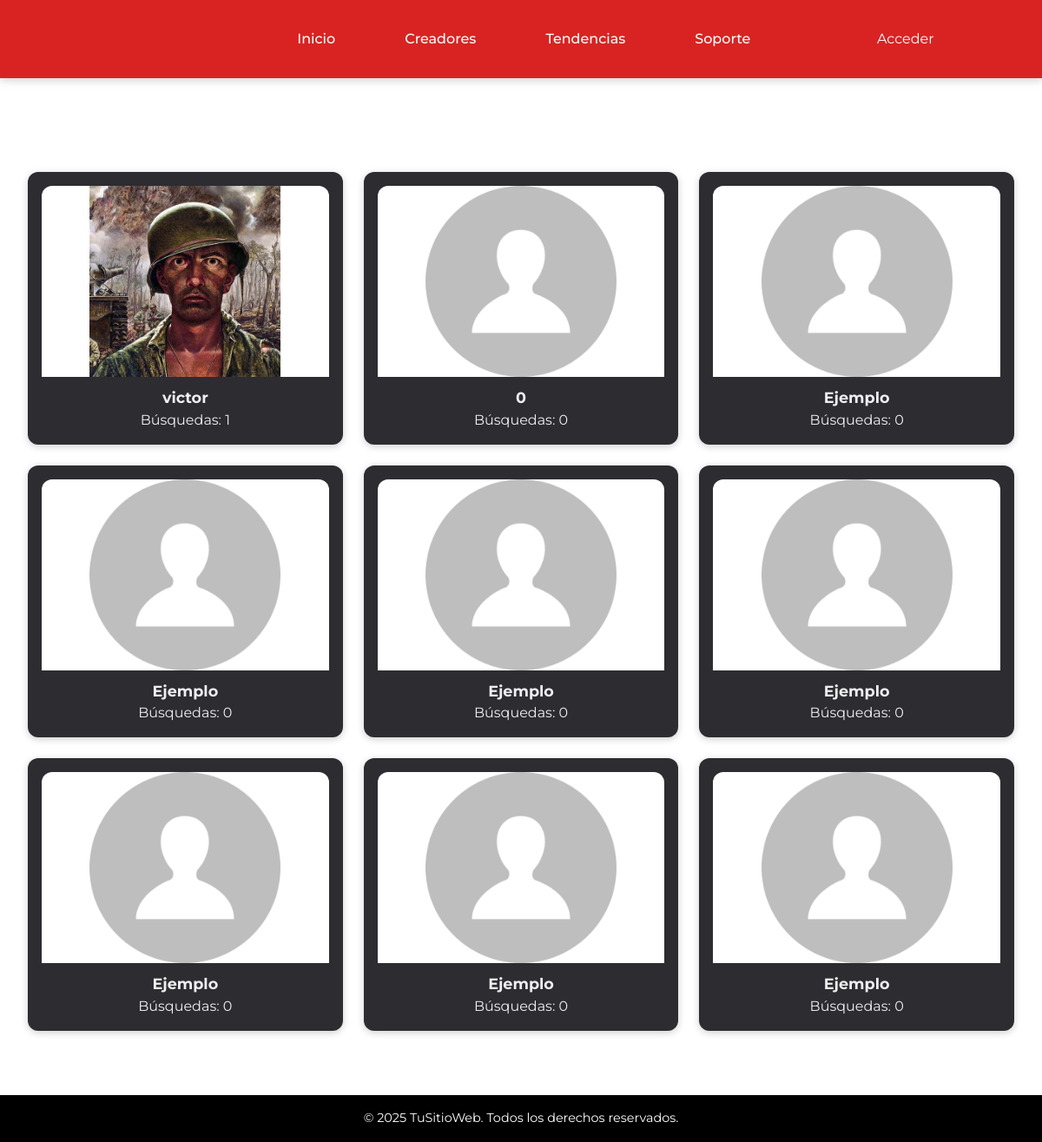
The app's page /Tendencias.php with its own data.
### tables this page shows
CREATE TABLE `usuarios` (
  `idusuarios` int(11) NOT NULL,
  `nombre` varchar(200) NOT NULL,
  `usuario` varchar(30) NOT NULL,
  `correo` varchar(100) NOT NULL,
  `foto_perfil` varchar(200) NOT NULL,
  `contraseña` varchar(100) NOT NULL,
  `busquedas` int(11) NOT NULL
);

### Tendencias.php (the view, shortened to what this page needs)
<?php
include("php/conexion.php");
$sql = "SELECT usuario, nombre, correo, foto_perfil, busquedas
        FROM usuarios
        ORDER BY busquedas DESC
        LIMIT 9";
$resultado = mysqli_query($conexion, $sql);
$usuarios = mysqli_fetch_all($resultado, MYSQLI_ASSOC);
?>
<!DOCTYPE html>
<html lang="es">
<head>
  <link rel="stylesheet" href="css/style.css" />
</head>
<body>
  <header>
    <ul class="navbar">
      <li><a href="main.php">Inicio</a></li>
      <li><a href="Creadores.php">Creadores</a></li>
      <li><a href="Tendencias.php" class="inicio-activo">Tendencias</a></li>
      <li><a href="Soporte.php">Soporte</a></li>
    </ul>
    <?php if (isset($_SESSION['id_usuario'])): ?>
      <a href="Cuenta.php" class="btnlogin">Cuenta</a>
    <?php else: ?>
      <a href="Login.php" class="btnlogin">Acceder</a>
    <?php endif; ?>
  </header>
  <main class="search-content">
    <section class="usuarios-grid">
      <?php
        $min_cards = 9;
        $usuarios_count = count($usuarios);
        for ($i = 0; $i < $min_cards; $i++) {
          if ($i < $usuarios_count) {
            $usuario = $usuarios[$i];
      ?>
        <div class="usuario-card">
          <div class="usuario-imagen">
            <img src="<?= !empty($usuario['foto_perfil']) ? 'uploads/' . htmlspecialchars($usuario['foto_perfil']) : 'img/avatar.png' ?>" alt="Perfil de <?= htmlspecialchars($usuario['usuario']) ?>">
          </div>
          <h3 class="usuario-nombre"><?= htmlspecialchars($usuario['usuario']) ?></h3>
          <p class="usuario-busquedas">Búsquedas: <?= (int)$usuario['busquedas'] ?></p>
        </div>
      <?php
          } else {
      ?>
        <div class="usuario-card">
          <div class="usuario-imagen">
            <img src="img/avatar.png" alt="Ejemplo de perfil">
          </div>
          <h3 class="usuario-nombre">Ejemplo</h3>
          <p class="usuario-busquedas">Búsquedas: 0</p>
        </div>
      <?php
          }
        }
      ?>
    </section>
  </main>
</body>
<footer class="custom-footer">
  <div class="custom-footer-container">
    <p class="custom-footer-text">&copy; <?= date('Y') ?> TuSitioWeb. Todos los derechos reservados.</p>
  </div>
</footer>
</html>

### css/style.css (style rules this page uses)
* { font-family: "Montserrat", sans-serif; margin: 0; padding: 0; box-sizing: border-box; list-style: none; text-decoration: none; scroll-padding-top: 2rem; scroll-behavior: smooth; }
:root { --main-color: #d92323; --text-color: white; --bg-color: black; }
body { background: var(--text-color); color: var(--bg-color); min-height: 100vh; line-height: 1.5; }
header { position: fixed; width: 100%; top: 0; right: 0; z-index: 1000; display: flex; align-items: center; justify-content: space-between; padding: 20px 100px; transition: 0.5s ease; background: var(--main-color); box-shadow: 0 2px 10px rgba(0, 0, 0, 0.2); }
.navbar { display: flex; column-gap: 5rem; }
.navbar li { position: relative; }
.navbar a { font-size: 1rem; font-weight: 500; position: relative; color: var(--text-color); }
.navbar a::after { content: ""; position: absolute; left: 0; bottom: -4px; width: 0%; height: 2px; background: var(--bg-color); transition: width 0.2s linear; }
.btnlogin { padding: 0.7rem 1.4rem; color: var(--text-color); font-weight: 400; border-radius: 0.5rem; position: relative; border: 2px solid transparent; transition: color 0.3s ease, border-color 0.3s ease; }
.usuarios-grid { display: grid; grid-template-columns: repeat(3, 1fr); gap: 1.5rem; padding: 3rem 2rem; background-color: white; justify-content: center; border-radius: 10px; }
.usuario-card { background-color: #2c2c31; border-radius: 12px; overflow: hidden; text-align: center; padding: 1rem; color: #efeff1; transition: transform 0.2s ease; box-shadow: 0 2px 8px rgba(0, 0, 0, 0.2); cursor: pointer; }
.usuario-imagen { width: 100%; height: 220px; overflow: hidden; display: flex; align-items: center; justify-content: center; background-color: white; border-radius: 12px 12px 0 0; }
.usuario-imagen img { max-width: 100%; max-height: 100%; object-fit: contain; }
.usuario-nombre { font-weight: 700; font-size: 1.1rem; margin-top: 0.7rem; }
.search-content { height: calc(100vh - 80px); overflow-y: auto; padding-top: 150px; }
.custom-footer { background-color: #000; color: #fff; text-align: center; padding: 1rem 0; position: fixed; bottom: 0; width: 100%; z-index: 100; }
.custom-footer-container { max-width: 1200px; margin: 0 auto; }
.custom-footer-text { font-size: 0.9rem; margin: 0; user-select: none; }

### records on screen
usuarios: foto_perfil (picture), usuario "victor", busquedas "1"
usuarios: shows a picture, usuario "0", busquedas "0"
